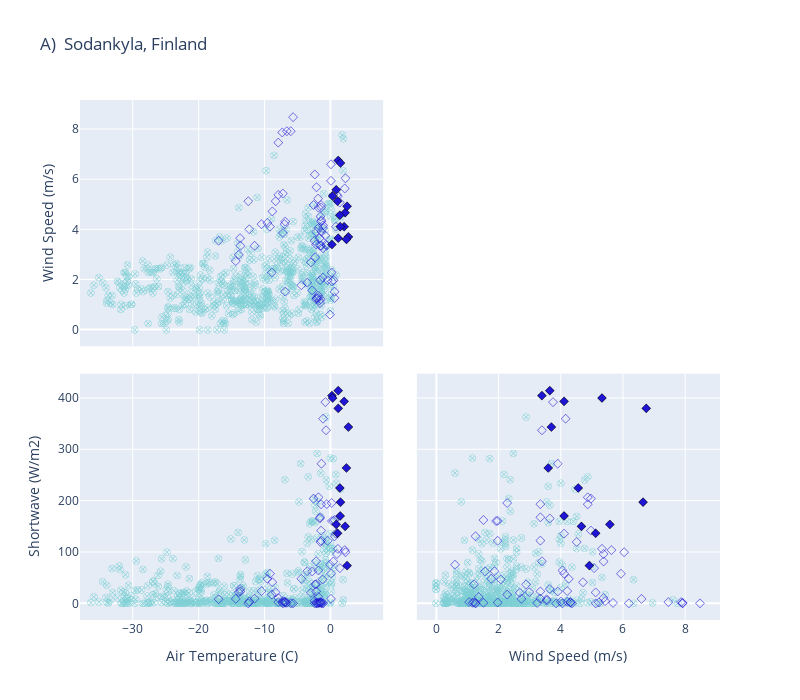

Notebook source saved alongside this figure:
### Markdown cell above
### Matching x and y limits for all three sites

### Code cell
# State which site we are working with 
df = sod_df_unload.copy(deep=True)

# Some constatns 
colorscaled = [[0., colorsnowunload], [1, colorsnow]]
index_vals = df['CD']
index_symbols = df['Typesymbol']

fig = go.Figure()
fig.add_trace(go.Splom(dimensions=[dict(label=nametemp, values=df['temp']),
                                   dict(label=namewind, values=df['windspeed']),
                                   dict(label=nameSW,   values=df['shortwave'])],
                                   marker=dict(color=index_vals, colorscale=colorscaled, symbol=index_symbols, showscale=False, line_color='black', line_width=0.5, size=7),
                                   showlegend=False, showupperhalf=False, diagonal_visible=False,
                      ))

fig.update_layout(title=namesodankyla, width=800, height=700, dragmode='select')
fig.update_xaxes(autorange=False, range=(-38,8))

# fig.update_traces(marker_colorbar_tickformatstops=dict(dtickrange=[-10,10], visible=True), selector=dict(type='splom'))

fig.show()

### Figure 1 — Plotly figure (JSON) as saved in the notebook; plotly's stock layout.template omitted (floating-point values rounded to 4 significant figures; data arrays with more than 128 entries replaced by an {"elided": "..."} marker saying what was removed)
{"data": [{"diagonal": {"visible": false}, "dimensions": [{"label": "Air Temperature (C)", "values": {"elided": "676 float values"}}, {"label": "Wind Speed (m/s)", "values": {"elided": "676 float values"}}, {"label": "Shortwave (W/m2)", "values": {"elided": "676 float values"}}], "marker": {"color": {"elided": "676 int values"}, "colorscale": [[0, "#1F15D5"], [1, "#7dcfd4"]], "line": {"color": "black", "width": 0.5}, "showscale": false, "size": 7, "symbol": {"elided": "676 int values"}}, "showlegend": false, "showupperhalf": false, "type": "splom"}], "layout": {"dragmode": "select", "height": 700, "title": {"text": "A)  Sodankyla, Finland"}, "width": 800, "xaxis": {"autorange": false, "range": [-38, 8]}}}
